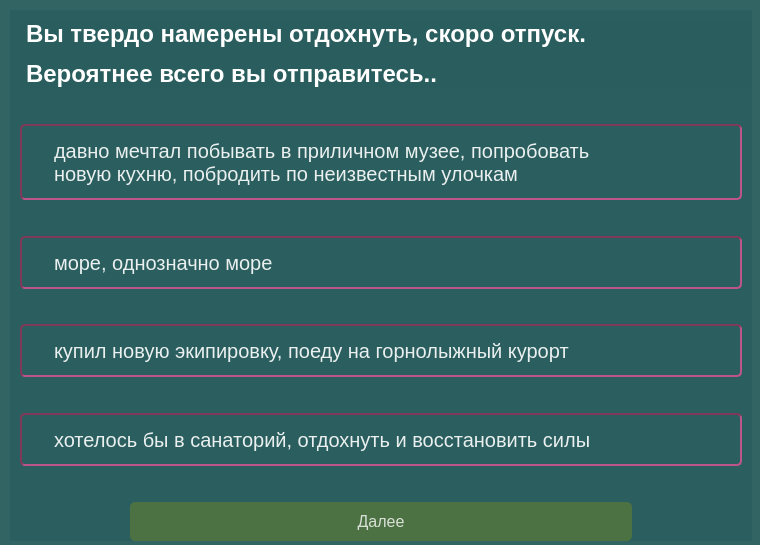
<?xml version="1.0" encoding="UTF-8"?>
<ui version="4.0">
 <class>Step_1_of_10</class>
 <widget class="QWidget" name="Step_1_of_10">
  <property name="geometry">
   <rect>
    <x>0</x>
    <y>0</y>
    <width>760</width>
    <height>545</height>
   </rect>
  </property>
  <property name="windowTitle">
   <string>Form</string>
  </property>
  <property name="styleSheet">
   <string notr="true">background-color: rgba(41, 92, 92, 200)</string>
  </property>
  <widget class="QWidget" name="gridLayoutWidget">
   <property name="geometry">
    <rect>
     <x>10</x>
     <y>10</y>
     <width>742</width>
     <height>531</height>
    </rect>
   </property>
   <layout class="QGridLayout" name="gridLayout">
    <item row="0" column="0">
     <widget class="QLabel" name="label">
      <property name="styleSheet">
       <string notr="true">QLabel {
font-family: 'Arial' 'Optima';
font: bold;
font-size: 18pt;
color: rgba(255, 255, 255, 255);
margin-left: 10px;
margin-top: 10 px;
}</string>
      </property>
      <property name="text">
       <string>&lt;html&gt;&lt;head/&gt;&lt;body&gt;&lt;p&gt;Вы твердо намерены отдохнуть, скоро отпуск.&lt;/p&gt;&lt;p&gt;Вероятнее всего вы отправитесь..&lt;/p&gt;&lt;/body&gt;&lt;/html&gt;</string>
      </property>
     </widget>
    </item>
    <item row="5" column="0">
     <spacer name="verticalSpacer_3">
      <property name="orientation">
       <enum>Qt::Vertical</enum>
      </property>
      <property name="sizeHint" stdset="0">
       <size>
        <width>20</width>
        <height>40</height>
       </size>
      </property>
     </spacer>
    </item>
    <item row="7" column="0">
     <spacer name="verticalSpacer_4">
      <property name="orientation">
       <enum>Qt::Vertical</enum>
      </property>
      <property name="sizeHint" stdset="0">
       <size>
        <width>20</width>
        <height>40</height>
       </size>
      </property>
     </spacer>
    </item>
    <item row="4" column="0">
     <widget class="QRadioButton" name="winter">
      <property name="styleSheet">
       <string notr="true">QRadioButton {
background-color: rgba(0,0, 0, 0);
border: 2px solid rgba(127, 57, 91, 255);
border-style: inset;
border-radius: 5px;
padding: 12px;
font-size: 15pt;
color: rgba(255, 255, 255, 230);
margin-left: 10px;
margin-right: 10px;
}

QRadioButton:hover {
background-color: qconicalgradient(cx:0.431909, cy:1, angle:270.1, stop:0 rgba(0, 0, 0, 255), stop:0.39548 rgba(191, 112, 151, 100));
}</string>
      </property>
      <property name="text">
       <string>море, однозначно море</string>
      </property>
     </widget>
    </item>
    <item row="1" column="0">
     <spacer name="verticalSpacer">
      <property name="orientation">
       <enum>Qt::Vertical</enum>
      </property>
      <property name="sizeHint" stdset="0">
       <size>
        <width>20</width>
        <height>40</height>
       </size>
      </property>
     </spacer>
    </item>
    <item row="3" column="0">
     <spacer name="verticalSpacer_2">
      <property name="orientation">
       <enum>Qt::Vertical</enum>
      </property>
      <property name="sizeHint" stdset="0">
       <size>
        <width>20</width>
        <height>40</height>
       </size>
      </property>
     </spacer>
    </item>
    <item row="8" column="0">
     <widget class="QRadioButton" name="radioButton">
      <property name="styleSheet">
       <string notr="true">QRadioButton {
background-color: rgba(0,0, 0, 0);
border: 2px solid rgba(127, 57, 91, 255);
border-style: inset;
border-radius: 5px;
padding: 12px;
font-size: 15pt;
color: rgba(255, 255, 255, 230);
margin-left: 10px;
margin-right: 10px;
}

QRadioButton:hover {
background-color: qconicalgradient(cx:0.431909, cy:1, angle:270.1, stop:0 rgba(0, 0, 0, 255), stop:0.39548 rgba(191, 112, 151, 100));
}</string>
      </property>
      <property name="text">
       <string>хотелось бы в санаторий, отдохнуть и восстановить силы</string>
      </property>
     </widget>
    </item>
    <item row="2" column="0">
     <widget class="QRadioButton" name="summer">
      <property name="styleSheet">
       <string notr="true">QRadioButton {
background-color: rgba(0,0, 0, 0);
border: 2px solid rgba(127, 57, 91, 255);
border-style: inset;
border-radius: 5px;
padding: 12px;
font-size: 15pt;
color: rgba(255, 255, 255, 230);
margin-left: 10px;
margin-right: 10px;
}

QRadioButton:hover {
background-color: qconicalgradient(cx:0.431909, cy:1, angle:270.1, stop:0 rgba(0, 0, 0, 255), stop:0.39548 rgba(191, 112, 151, 100));
}</string>
      </property>
      <property name="text">
       <string>давно мечтал побывать в приличном музее, попробовать
новую кухню, побродить по неизвестным улочкам</string>
      </property>
     </widget>
    </item>
    <item row="6" column="0">
     <widget class="QRadioButton" name="autmn_spirng">
      <property name="styleSheet">
       <string notr="true">QRadioButton {
background-color: rgba(0,0, 0, 0);
border: 2px solid rgba(127, 57, 91, 255);
border-style: inset;
border-radius: 5px;
padding: 12px;
font-size: 15pt;
color: rgba(255, 255, 255, 230);
margin-left: 10px;
margin-right: 10px;
}

QRadioButton:hover {
background-color: qconicalgradient(cx:0.431909, cy:1, angle:270.1, stop:0 rgba(0, 0, 0, 255), stop:0.39548 rgba(191, 112, 151, 100));
}</string>
      </property>
      <property name="text">
       <string>купил новую экипировку, поеду на горнолыжный курорт</string>
      </property>
     </widget>
    </item>
    <item row="9" column="0">
     <spacer name="verticalSpacer_5">
      <property name="orientation">
       <enum>Qt::Vertical</enum>
      </property>
      <property name="sizeHint" stdset="0">
       <size>
        <width>20</width>
        <height>40</height>
       </size>
      </property>
     </spacer>
    </item>
    <item row="10" column="0">
     <widget class="QPushButton" name="pushButton">
      <property name="styleSheet">
       <string notr="true">QPushButton {
background-color: rgba(127, 143, 24, 100);
border-radius: 5px;
padding: 10px;
font-size: 12pt;
color: rgba(255, 255, 255, 200);
margin-left: 120px;
margin-right: 120px;
}
QPushButton:hover {
background-color: rgba(127, 143, 24, 200);
}</string>
      </property>
      <property name="text">
       <string>Далее</string>
      </property>
     </widget>
    </item>
   </layout>
  </widget>
 </widget>
 <resources/>
 <connections/>
</ui>
